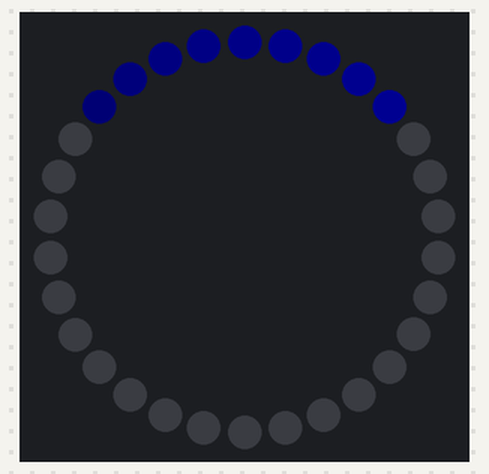
Bench run of a program on a simulated Circuit Playground running CircuitPython. Shown: 30 RGB LEDs in a ring, first at the top, clockwise. Dim RGB values are drawn brighter than linear.

Above: at 0.45 s.
At 3.48 s:
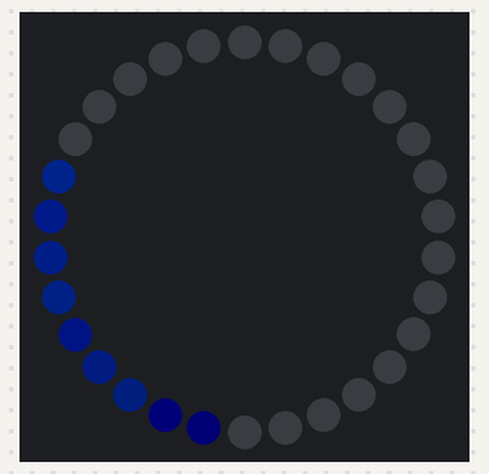
At 6.52 s:
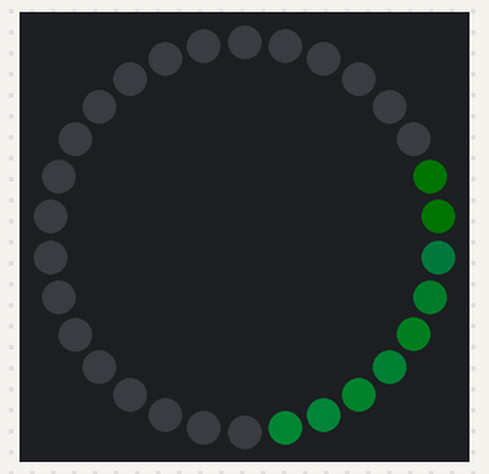
At 10.77 s:
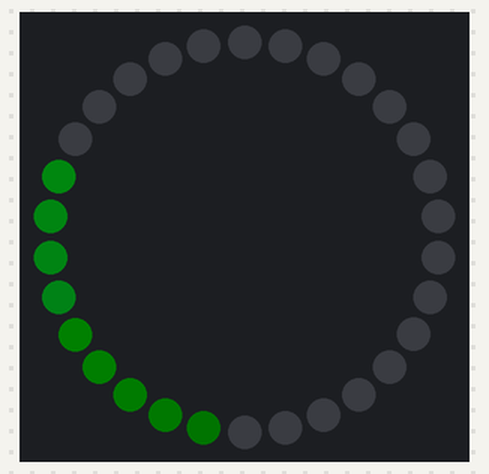
At 13.8 s:
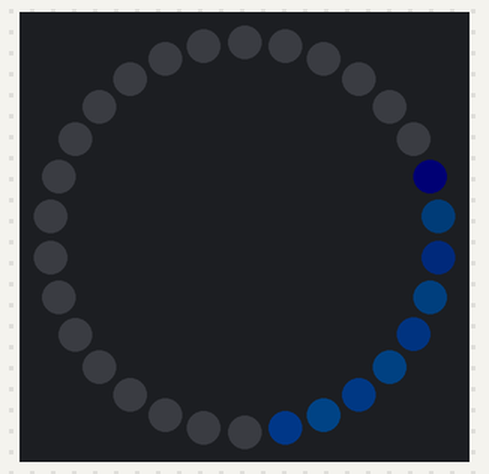
At 21.39 s:
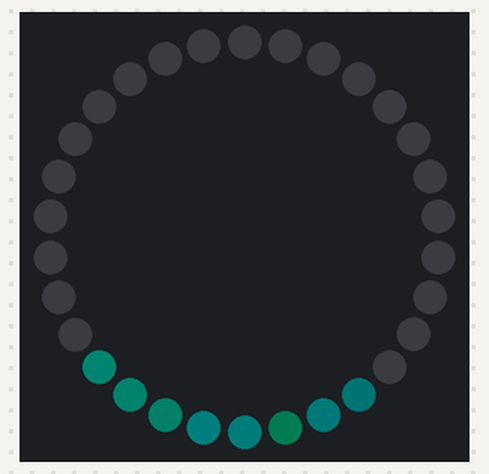

The program:

trail2.py
```python
# Use the 10 NeoPixels on Circuit Playground Express via the
#   Adafruit neopixel library

###
### settable Pulse, Cycle, and Pixels_used
###

import time
import neopixel
import board
import math

try:
    import urandom as random
except ImportError:
    import random


num_pixels = 30

head = 0
trail_pixels = 10

maxgreen = 80
sin_radians = 0.0
#pixels_used = 4 # 20
# Set up the 10 Circuit Playground Express NeoPixels half bright
#CPX_pixels = neopixel.NeoPixel(board.NEOPIXEL, 10, brightness=0.5)
#pixels = neopixel.NeoPixel(board.A1, 30, brightness=0.4, auto_write=False)
pixpin = board.D1
pixels = neopixel.NeoPixel(pixpin, num_pixels, brightness=.1, auto_write=False)

p = []

# initialize
for i in range(0, trail_pixels):
  #currblue = (i + 1) * 4
  currblue = 100
  #p[i] = currblue
  p.append(currblue)

# main loop
while True:

  head = (head + 1) % 30
  for j in range(0, num_pixels):
    pixels[j] = (0,0,0)

  sin_radians = sin_radians + 0.05
  fracgreen = 0.6
  multiplier = (math.cos(sin_radians) + 1.0) / 2
  green = int(fracgreen * multiplier)

  for i in range(0, trail_pixels):

    curr_pixel = (head - i) % 30
    brightness = i / trail_pixels #fractional brightness of this pixel

    overall_brightness = 180 - int(brightness * p[i] * 2)
    #overall_brightness = 200 - ( int(brightness * i) * int(brightness * i) * int(brightness * i))
    b = int((1 - multiplier) * overall_brightness)
    g = int((overall_brightness - b) * fracgreen)
    #print(str(i) + " : " + str(overall_brightness) + " : " + str(b) + " : " + str(g))
    #print ("blue = " + str(b) + "  green = " + str(g))
    #print(g)
    #print(str(i) + ":: " + str(b))
    #pixels[curr_pixel] = (random.randint(0,60), random.randint(0,60), p[i])
    pixels[curr_pixel] = (0, g, b)
    #time.sleep(.01)

  pixels.show()
```
